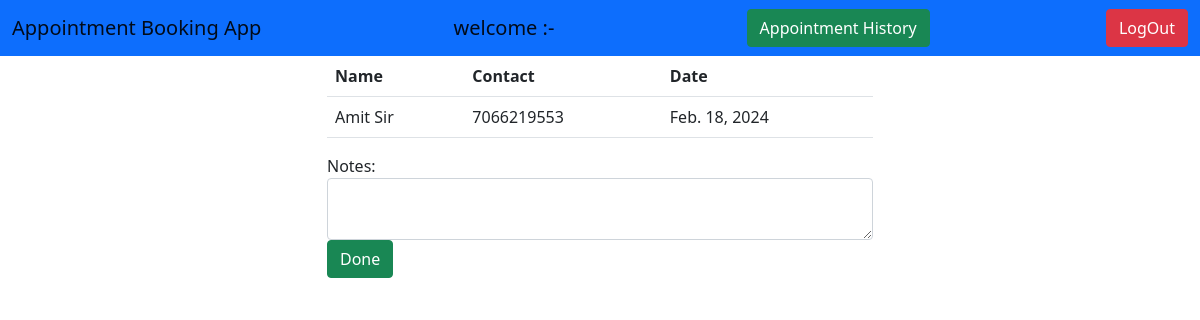
Page /notes/33 on the committed database.
### myapp/models.py (models this page shows)
class Appointment(models.Model):
    user = models.ForeignKey(User,on_delete=models.CASCADE,null=True)
    name = models.CharField(max_length=100,null=True)
    contact = models.CharField(max_length=100,null=True)
    date = models.DateField(auto_now=True)
    time = models.TimeField(auto_now=True,null=True)
    reason = models.CharField(max_length=100,null=True)
    slot = models.CharField(max_length=100,null=True)

### myapp/views.py (the view, shortened to what this page needs)
# urls.py: path('notes/<int:id>',views.Notes,name='notes'),
def Notes(request,id):
    da = Appointment.objects.get(pk=id)
    print(da.user_id)
    return render(request,'notes.html',{'da':da})

### myapp/templates/notes.html (shortened to what this page needs)
{% extends 'index.html' %}
{% block content %}
<div class="container">
    <div class="row">
        <div class="offset-3 col-lg-6">
            <table class="table">
                <tr>
                    <th>Name</th>
                    <th>Contact</th>
                    <th>Date</th>
                </tr>
                <tr>
                    <td>{{da.name}}</td>
                    <td>{{da.contact}}</td>
                    <td>{{da.date}}</td>
                </tr>
            </table>
             <form action="" method="post">
                Notes:<textarea class="form-control" name="note"></textarea>
                <input type="submit" value="Done" class="btn btn-success" />
             </form>
        </div>
    </div>
</div>
{% endblock %}

### rows in the picture
Appointment: name "Amit Sir", contact "7066219553", date "Feb. 18, 2024"
